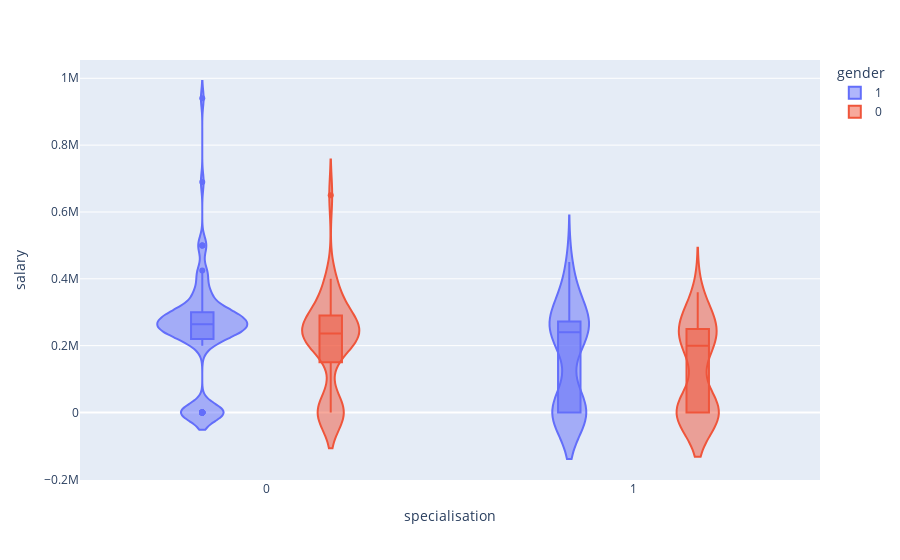

Here is the notebook cell this chart was saved with:
### Code cell
px.violin(dados_encoded, y='salary', x='specialisation', color='gender', box=True)

### Figure 1 — Plotly figure (JSON) as saved in the notebook; plotly's stock layout.template omitted (floating-point values rounded to 4 significant figures; data arrays with more than 128 entries replaced by an {"elided": "..."} marker saying what was removed)
{"data": [{"alignmentgroup": "True", "box": {"visible": true}, "hovertemplate": "gender=1<br>specialisation=%{x}<br>salary=%{y}<extra></extra>", "legendgroup": "1", "marker": {"color": "#636efa"}, "name": "1", "offsetgroup": "1", "orientation": "v", "scalegroup": "True", "showlegend": true, "type": "violin", "x": {"elided": "139 int values"}, "x0": " ", "xaxis": "x", "y": {"elided": "139 int values"}, "y0": " ", "yaxis": "y"}, {"alignmentgroup": "True", "box": {"visible": true}, "hovertemplate": "gender=0<br>specialisation=%{x}<br>salary=%{y}<extra></extra>", "legendgroup": "0", "marker": {"color": "#EF553B"}, "name": "0", "offsetgroup": "0", "orientation": "v", "scalegroup": "True", "showlegend": true, "type": "violin", "x": [0, 1, 0, 0, 0, 1, 0, 1, 0, 0, 1, 1, 1, 0, 1, 1, 1, 0, 1, 0, 1, 1, 1, 1, 1, 1, 0, 1, 1, 0, 1, 1, 0, 1, 1, 0, 0, 0, 0, 0, 1, 0, 1, 0, 0, 1, 0, 0, 0, 1, 0, 0, 1, 0, 0, 0, 0, 0, 0, 1, 1, 1, 1, 0, 1, 1, 1, 0, 0, 0, 1, 1, 1, 0, 1, 1], "x0": " ", "xaxis": "x", "y": [0, 0, 218000, 200000, 0, 0, 393000, 360000, 300000, 0, 250000, 0, 278000, 260000, 300000, 320000, 240000, 287000, 0, 200000, 0, 0, 0, 200000, 0, 216000, 240000, 0, 0, 230000, 0, 240000, 400000, 210000, 210000, 300000, 230000, 300000, 0, 220000, 0, 300000, 250000, 280000, 216000, 250000, 236000, 350000, 210000, 250000, 360000, 250000, 200000, 0, 250000, 240000, 240000, 250000, 0, 0, 0, 0, 220000, 650000, 0, 0, 252000, 0, 0, 0, 300000, 260000, 0, 210000, 0, 204000], "y0": " ", "yaxis": "y"}], "layout": {"legend": {"title": {"text": "gender"}, "tracegroupgap": 0}, "margin": {"t": 60}, "violinmode": "group", "xaxis": {"anchor": "y", "domain": [0, 1], "title": {"text": "specialisation"}}, "yaxis": {"anchor": "x", "domain": [0, 1], "title": {"text": "salary"}}}}
